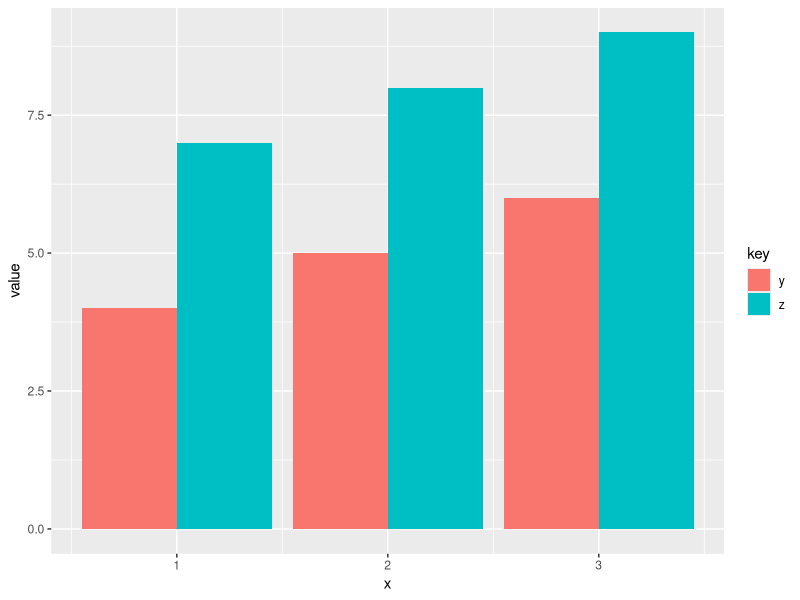

Write the R code that produced this figure.
## ---- chunk 1

knitr::opts_chunk$set(echo = TRUE)

## ---- chunk 2

library(ggplot2) # beautiful graphs

library(tidyr) # tidy data

## ---- chunk 3

x <- c(1,2,3) # independent variable

y <- c(4,5,6) # first outcome

z <- c(7,8,9) # second outcome

mydata <-data.frame(x,y,z)

mydata # replay mydata

## ---- chunk 4

myReshapedData <- gather(mydata, # dataframe
                         key, # name of column for key
                         value, # name of column for value
                         2:3) # columns to gather

myReshapedData # replay myReshapedData

## ---- chunk 5

ggplot(myReshapedData,
       aes(x = x,
           y = value,
           fill = key)) +
  geom_bar(stat = "identity",
           position = position_dodge())

